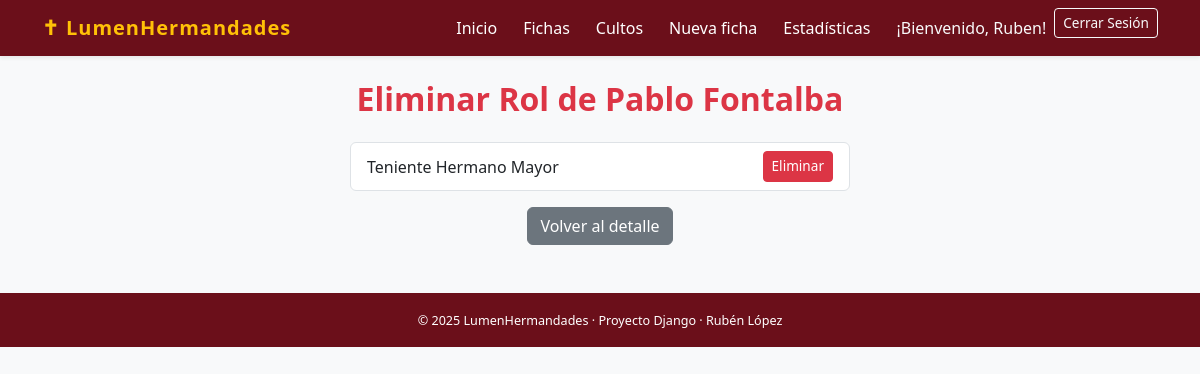
Screenshot of /ficha/1/eliminar_rol/ (signed in) with the database file from the repository.
### lumenApp/models.py (models this page shows, shortened)
class Hermano(models.Model):
    nombre = models.CharField(max_length=100)
    apellidos = models.CharField(max_length=100)
    dni = models.CharField(max_length=20, unique=True)
    fecha_nacimiento = models.DateField()
    fecha_ingreso = models.DateField()
    estado = models.CharField(
        max_length=10,
        choices=EstadoHermano.choices,
        default=EstadoHermano.ACTIVO
    )
    imagen = models.ImageField(upload_to='hermanos/', blank=True, null=True)
    usuario = models.OneToOneField(User, on_delete=models.CASCADE)

class Rol(models.Model):
    nombre = models.CharField(max_length=50, unique=True)
    descripcion = models.TextField(blank=True, null=True)
    hermanos = models.ManyToManyField(Hermano, through='HermanoRol', related_name='roles')

### lumenApp/views.py (the view)
# urls.py: path('ficha/<int:pk>/eliminar_rol/', views.eliminar_rol, name='eliminar_rol'),
@login_required
def eliminar_rol(request, pk):
    if not es_admin(request.user):
        return redirect('principal')
    hermano = get_object_or_404(Hermano, pk=pk)
    if request.method == 'POST':
        rol_id = request.POST.get('rol_id')
        HermanoRol.objects.filter(hermano=hermano, rol_id=rol_id).delete()
        return redirect('detalle_hermano', pk=hermano.pk)
    context = {'hermano': hermano, 'roles': hermano.roles.all(), 'es_admin': True}
    return render(request, 'lumenApp/eliminar_rol.html', context)

### lumenApp/views.py (called while the page is built)
def es_admin(user):
    return user.groups.filter(name="Administradores").exists()

### lumenApp/templates/lumenApp/eliminar_rol.html (shortened to what this page needs)
{% extends "lumenApp/base.html" %}
{% block content %}
<div class="container mt-4">
    <h2 class="mb-4 text-center text-danger">Eliminar Rol de {{ hermano.nombre }} {{ hermano.apellidos }}</h2>
    {% if roles %}
    <ul class="list-group mx-auto" style="max-width: 500px;">
        {% for rol in roles %}
        <li class="list-group-item d-flex justify-content-between align-items-center">
            {{ rol.nombre }}
            <form method="post" class="mb-0">
                <button type="submit" class="btn btn-sm btn-danger">Eliminar</button>
            </form>
        </li>
        {% endfor %}
    </ul>
    {% else %}
        <p class="text-muted text-center">Este hermano no tiene roles asignados.</p>
    {% endif %}
    <div class="text-center mt-3">
        <a href="{% url 'detalle_hermano' hermano.pk %}" class="btn btn-secondary">Volver al detalle</a>
    </div>
</div>
{% endblock %}

### lumenApp/templates/lumenApp/base.html (shortened to what this page needs)
{% load static %}
<!DOCTYPE html>
<html lang="es">
<head>
    <link href="https://cdn.jsdelivr.net/npm/bootstrap@5.3.3/dist/css/bootstrap.min.css" rel="stylesheet">
    <link rel="stylesheet" href="{% static 'lumenApp/css/styles.css' %}">
</head>
<body class="bg-light">
    <nav class="navbar navbar-expand-lg navbar-dark shadow-sm mb-4" style="background-color:#6b0f1a;">
        <div class="container">
            <a class="navbar-brand fw-bold text-warning" href="{% url 'principal' %}">
                ✝ LumenHermandades
            </a>
             <div class="navbar-nav ms-auto">
                {% if user.is_authenticated %}
                    <a class="nav-link text-white" href="{% url 'principal' %}">Inicio</a>
                    <a class="nav-link text-white" href="{% url 'fichas_lista' %}">Fichas</a>
                    <a class="nav-link text-white" href="{% url 'cultos_lista' %}">Cultos</a>
                    {% if es_admin %}
                        <a class="nav-link text-white" href="{% url 'crear_hermano' %}">Nueva ficha</a>
                        <a class="nav-link text-white" href="{% url 'estadisticas' %}">Estadísticas</a>
                    {% endif %}
                    <span class="navbar-text text-light mx-2">¡Bienvenido, {{ user.hermano.nombre }}!</span>
                    <form action="{% url 'logout' %}" method="post" class="d-inline">
                        <button type="submit" class="btn btn-outline-light btn-sm">Cerrar Sesión</button>
                    </form>
                {% else %}
                    <span class="navbar-text text-light ms-2">
                        <a class="text-light text-decoration-underline" href="{% url 'login' %}">Inicia sesión</a> para más funciones.
                    </span>
                {% endif %}
            </div>
        </div>
    </nav>
    <main class="container mb-5">
        {% block content %}{% endblock %}
    </main>
    <footer class="text-center py-3 text-white" style="background-color:#6b0f1a;">
        <small>
            &copy; {{ year|default:2025 }} LumenHermandades · Proyecto Django · Rubén López
        </small>
    </footer>
</body>
</html>

### lumenApp/static/lumenApp/css/styles.css (style rules this page uses)
body { font-family: "Segoe UI", Tahoma, sans-serif; background-color: #f8f9fa; }
.navbar-brand { letter-spacing: 1px; font-weight: bold; color: #4b2e83; }
.navbar a { color: #4b2e83; margin-right: 10px; }
h1, h2, h3 { font-weight: 600; color: #4b2e83; }
.list-group-item { border-radius: 12px; background-color: #ffffff; }
.btn-danger { background-color: #dc3545; border-color: #dc3545; }
.btn-sm { font-size: 0.85rem; }
footer { font-size: 0.9rem; text-align: center; padding: 15px 0; background-color: #e9ecef; color: #495057; margin-top: 20px; }
a { text-decoration: none; }

### rows the page displays
Hermano: nombre "Pablo", apellidos "Fontalba"
Rol: nombre "Teniente Hermano Mayor"

### other values shown
{{ user.hermano.nombre }} "Ruben"
{{ year|default:2025 }} "2025"
